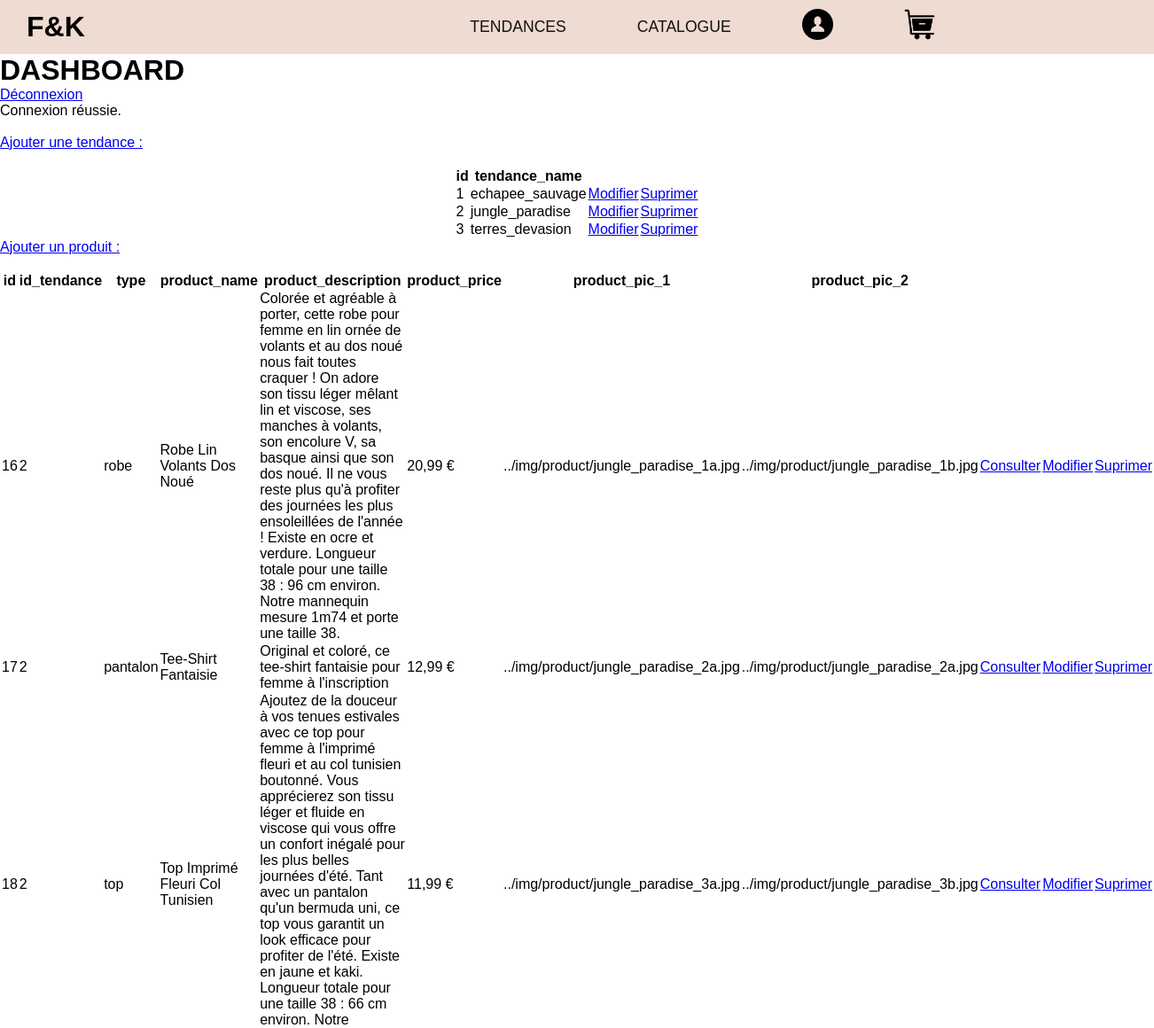
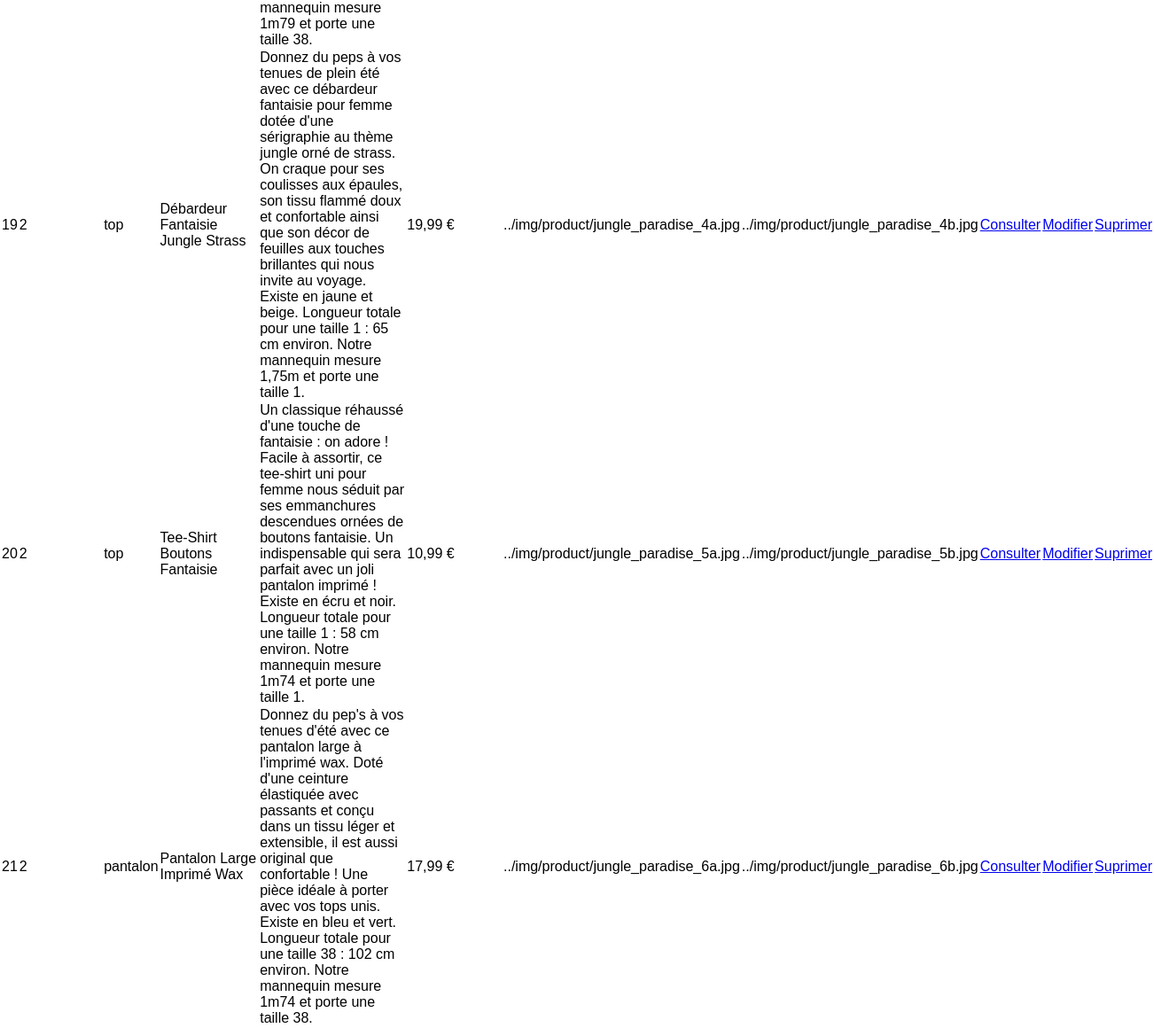
Page /admin_dashboard.php (signed in) on the committed database (2 pictures, top to bottom).
### tables this page shows
CREATE TABLE `tendance` (
  `id` int NOT NULL,
  `tendance_name` varchar(255) NOT NULL
);

CREATE TABLE `product` (
  `id` int NOT NULL,
  `id_tendance` int NOT NULL,
  `type` varchar(255) NOT NULL,
  `product_name` varchar(255) NOT NULL,
  `product_description` varchar(1000) NOT NULL,
  `product_price` varchar(255) NOT NULL,
  `product_pic_1` varchar(255) NOT NULL,
  `product_pic_2` varchar(255) NOT NULL
);

### src/admin_dashboard.php (the view, shortened to what this page needs)
<?php
require_once("connect.php");
$sql = "SELECT * FROM product";
$query = $db->prepare($sql);
$query->execute();
$product = $query->fetchAll(PDO::FETCH_ASSOC);
$sql = "SELECT * FROM tendance";
$query = $db->prepare($sql);
$query->execute();
$tendance = $query->fetchAll(PDO::FETCH_ASSOC);
?>
<!DOCTYPE html>
<html lang="fr">
<head>
    <link rel="stylesheet" href="style.css">
</head>
<?php
include './element/navbar.php';
?>
<h1>DASHBOARD</h1>
<a href="logout.php" class="logout-btn">Déconnexion</a>
<br>
<?php
if (!empty($_SESSION["message"])) {
    echo "<p>" . $_SESSION["message"] . "</p>";
}
?>
<br>
<table>
    <thead>
        <th>id</th>
        <th>tendance_name</th>
    </thead>
    <tbody>
        <?php
        foreach ($tendance as $tend) {
        ?>
            <tr>
                <td><?= $tend["id"] ?></td>
                <td><?= $tend["tendance_name"] ?></td>
                <td>
                    <a href="update_tendance.php?id=<?= $tend["id"] ?>">Modifier</a>
                </td>
                <td>
                    <a href="delete.php?id=<?= $tend["id"] ?>">Suprimer</a>
                </td>
            </tr>
        <?php
        }
        ?>
        <div>
            <a href="form_tendance.php" class="add-btn">Ajouter une tendance :</a>
            <br>
            <br>
        </div>
    </tbody>
</table>
<table>
    <thead>
        <th>id</th>
        <th>id_tendance</th>
        <th>type</th>
        <th>product_name</th>
        <th>product_description</th>
        <th>product_price</th>
        <th>product_pic_1</th>
        <th>product_pic_2</th>
    </thead>
    <tbody>
        <?php
        foreach ($product as $prod) {
        ?>
            <tr>
                <td><?= $prod["id"] ?></td>
                <td><?= $prod["id_tendance"] ?></td>
                <td><?= $prod["type"] ?></td>
                <td><?= $prod["product_name"] ?></td>
                <td><?= $prod["product_description"] ?></td>
                <td><?= $prod["product_price"] ?></td>
                <td><?= $prod["product_pic_1"] ?></td>
                <td><?= $prod["product_pic_2"] ?></td>
                <td>
                    <a href="user.php?id=<?= $prod["id"] ?>">Consulter</a>
                <td>
                    <a href="update.php?id=<?= $prod["id"] ?>">Modifier</a>
                </td>
                <td>
                    <a href="delete.php?id=<?= $prod["id"] ?>">Suprimer</a>
                </td>
            </tr>
        <?php
        }
        ?>
        <div>
            <a href="form.php" class="add-btn">Ajouter un produit :</a>
            <br>
            <br>
        </div>
    </tbody>
</table>
</body>
</html>

### src/style.css (style rules this page uses)
:root { --font-size: 1rem; }
* { box-sizing: border-box; outline: none; margin: 0 auto; padding: 0; }
html { scroll-behavior: smooth; }

### rows in the picture
tendance: id "1", tendance_name "echapee_sauvage"
tendance: id "2", tendance_name "jungle_paradise"
tendance: id "3", tendance_name "terres_devasion"
product: id "16", id_tendance "2", type "robe", product_name "Robe Lin Volants Dos Noué", product_description "Colorée et agréable à porter, cette robe pour femme en lin ornée de volants et au dos noué nous fait toutes craquer ! On adore son tissu léger mêlant lin et viscose, ses manches à volants, son encolure V, sa basque ainsi que son dos noué. Il ne vous reste plus qu'à profiter des journées les plus ensoleillées de l'année ! Existe en ocre et verdure. Longueur totale pour une taille 38 : 96 cm environ. Notre mannequin mesure 1m74 et porte une taille 38.", product_price "20,99 €", product_pic_1 "../img/product/jungle_paradise_1a.jpg", product_pic_2 "../img/product/jungle_paradise_1b.jpg"
product: id "17", id_tendance "2", type "pantalon", product_name "Tee-Shirt Fantaisie", product_description "Original et coloré, ce tee-shirt fantaisie pour femme à l'inscription", product_price "12,99 €", product_pic_1 "../img/product/jungle_paradise_2a.jpg", product_pic_2 "../img/product/jungle_paradise_2a.jpg"
product: id "18", id_tendance "2", type "top", product_name "Top Imprimé Fleuri Col Tunisien", product_description "Ajoutez de la douceur à vos tenues estivales avec ce top pour femme à l'imprimé fleuri et au col tunisien boutonné. Vous apprécierez son tissu léger et fluide en viscose qui vous offre un confort inégalé pour les plus belles journées d'été. Tant avec un pantalon qu'un bermuda uni, ce top vous garantit un look efficace pour profiter de l'été. Existe en jaune et kaki. Longueur totale pour une taille 38 : 66 cm environ. Notre mannequin mesure 1m79 et porte une taille 38.", product_price "11,99 €", product_pic_1 "../img/product/jungle_paradise_3a.jpg", product_pic_2 "../img/product/jungle_paradise_3b.jpg"
product: id "19", id_tendance "2", type "top", product_name "Débardeur Fantaisie Jungle Strass", product_description "Donnez du peps à vos tenues de plein été avec ce débardeur fantaisie pour femme dotée d'une sérigraphie au thème jungle orné de strass. On craque pour ses coulisses aux épaules, son tissu flammé doux et confortable ainsi que son décor de feuilles aux touches brillantes qui nous invite au voyage. Existe en jaune et beige. Longueur totale pour une taille 1 : 65 cm environ. Notre mannequin mesure 1,75m et porte une taille 1.", product_price "19,99 €", product_pic_1 "../img/product/jungle_paradise_4a.jpg", product_pic_2 "../img/product/jungle_paradise_4b.jpg"
product: id "20", id_tendance "2", type "top", product_name "Tee-Shirt Boutons Fantaisie", product_description "Un classique réhaussé d'une touche de fantaisie : on adore ! Facile à assortir, ce tee-shirt uni pour femme nous séduit par ses emmanchures descendues ornées de boutons fantaisie. Un indispensable qui sera parfait avec un joli pantalon imprimé ! Existe en écru et noir. Longueur totale pour une taille 1 : 58 cm environ. Notre mannequin mesure 1m74 et porte une taille 1.", product_price "10,99 €", product_pic_1 "../img/product/jungle_paradise_5a.jpg", product_pic_2 "../img/product/jungle_paradise_5b.jpg"
product: id "21", id_tendance "2", type "pantalon", product_name "Pantalon Large Imprimé Wax", product_description "Donnez du pep's à vos tenues d'été avec ce pantalon large à l'imprimé wax. Doté d'une ceinture élastiquée avec passants et conçu dans un tissu léger et extensible, il est aussi original que confortable ! Une pièce idéale à porter avec vos tops unis. Existe en bleu et vert. Longueur totale pour une taille 38 : 102 cm environ. Notre mannequin mesure 1m74 et porte une taille 38.", product_price "17,99 €", product_pic_1 "../img/product/jungle_paradise_6a.jpg", product_pic_2 "../img/product/jungle_paradise_6b.jpg"

### other values in the picture
$_SESSION["message"] "Connexion réussie."
